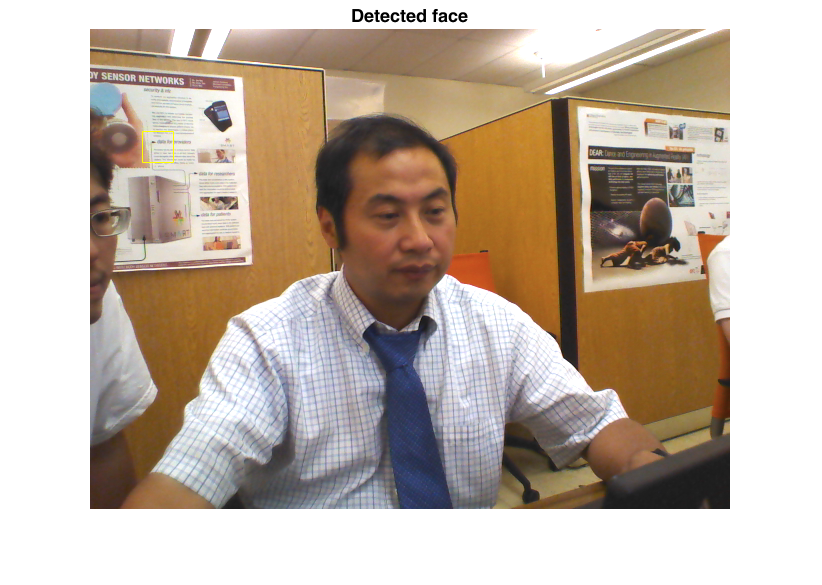
%> input picture test.png, 822 x 585 px
$ octave --eval "result = testpicture('test.png');"   (GNU Octave 9; MATLAB toolbox functions it lacks are replaced by stand-ins)
%> lines starting %> are read from the running program, lines starting %| are printed output that depends on the picture; in (x1, y1, x2, y2) boxes, pixels count from 0 and x2, y2 are one past the last pixel; in counts of white or black regions, pixels touching at a corner belong together; the program's own positions count from 1
function [name, personLabel] = testpicture(imgfile)
%> called with imgfile = 'test.png'
% Create a cascade detector object.
load faceClassifier;
faceDetector = vision.CascadeObjectDetector();
videoFrame =imread(imgfile);
%> videoFrame is the input picture: size 585x822x3 uint8; mean R, G, B 192.6, 178.5, 165.1

% [6 lines of commented-out code are left out]
bbox            = step(faceDetector, videoFrame);
%> bbox = [345 162 133 133]
%continuous checking and outputing image if a human face is not found in
%the videoframe input.
while(size(bbox,1)<1)
    videoFrame= step(videoFileReader);
    bbox= step(faceDetector, videoFrame);
end
%> this loop made 0 passes

% Convert the first box to a polygon.
% This is needed to be able to visualize the rotation of the object.
x = bbox(1, 1); y = bbox(1, 2); w = bbox(1, 3); h = bbox(1, 4);
%> after `x = bbox(1, 1)`: x = 345
%> after `y = bbox(1, 2)`: y = 162
%> after `w = bbox(1, 3)`: w = 133
%> after `h = bbox(1, 4)`: h = 133
bboxPolygon = [x, y, x+w, y, x+w, y+h, x, y+h];
%> bboxPolygon = [345 162 478 162 478 295 345 295]

% Draw the returned bounding box around the detected face.
videoFrame = insertShape(videoFrame, 'Polygon', bboxPolygon);
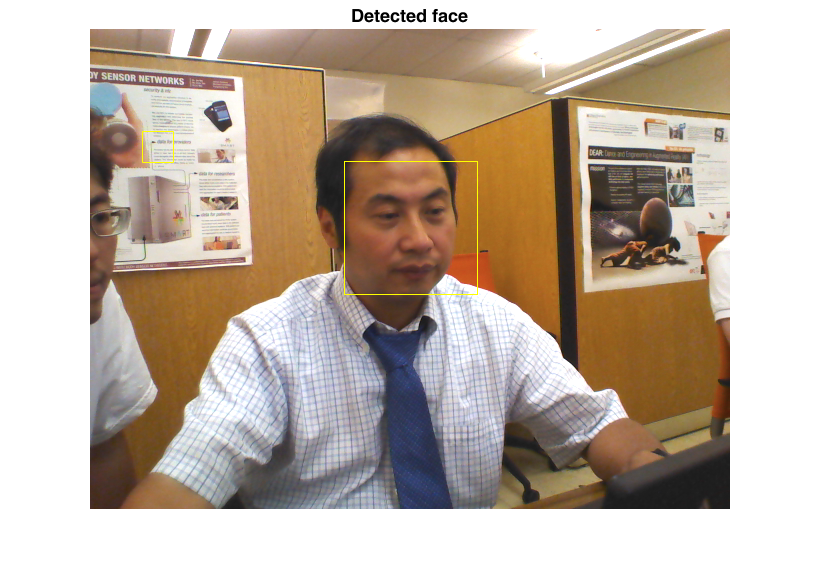
%> videoFrame: size 585x822x3 uint8; 0.11% of pixels changed, all inside (x1, y1, x2, y2) = (344, 161, 478, 295)

figure(1); imshow(videoFrame); title('Detected face');
%queryImage =
%queryFeatures = extractHOGFeatures(queryImage);
% personLabel = predict(faceClassifier,queryFeatures)
% Detect feature points in the face region.
points = detectMinEigenFeatures(rgb2gray(videoFrame), 'ROI', bbox);
%> points = 25 points; strongest (x, y): (346, 163), (447, 276), (442, 165), (437, 287), (434, 291)
size(points)
%> ans = [25 1]
% Display the detected points.
figure('name','detected'), imshow(videoFrame), hold on, title('Detected features');
plot(points);
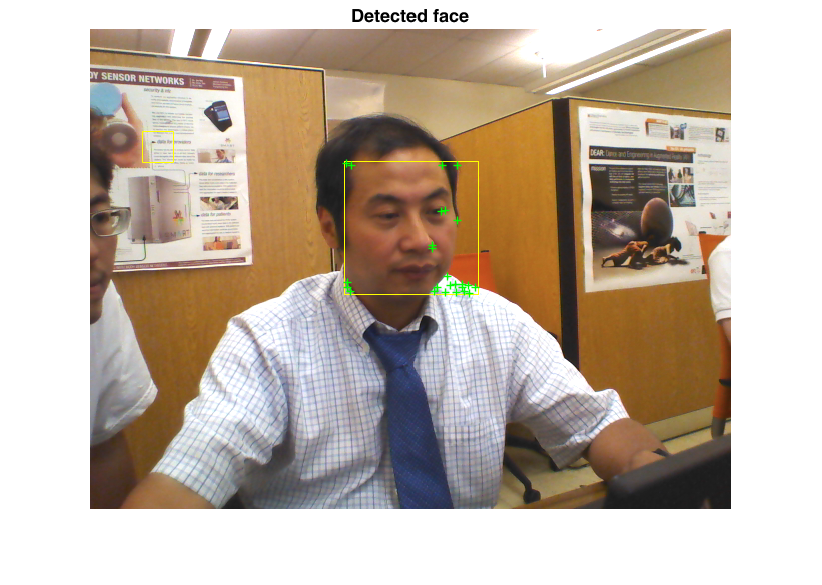
%> figure redrawn from the program's plot data; its title reads 'Detected features'

% Create a point tracker and enable the bidirectional error constraint to
% make it more robust in the presence of noise and clutter.
%> (the run ends here)
